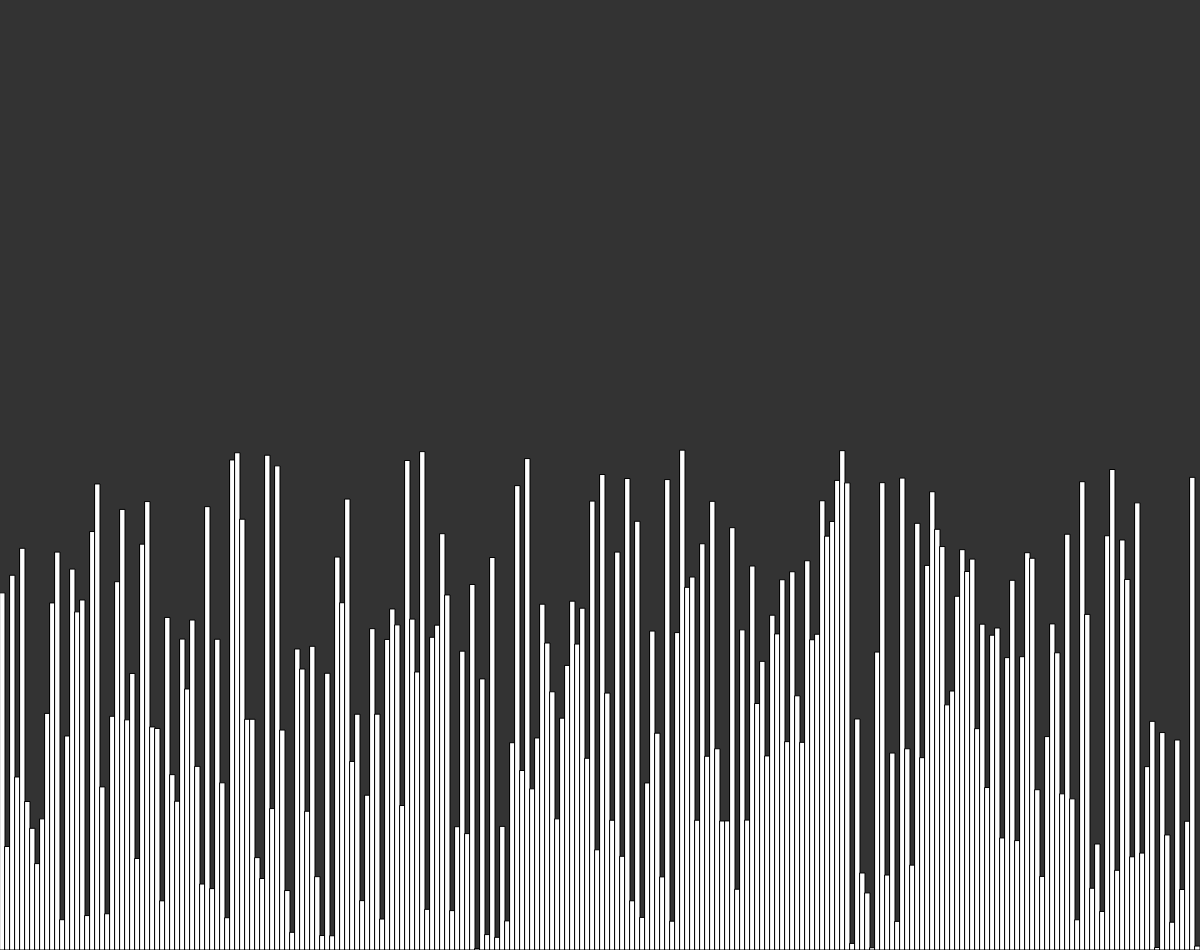
Frame 1 (no input)
Frame 60 (no input): identical to frame 1, image omitted
Frame 120 (the mouse pressed at the canvas centre since frame 60): identical to frame 1, image omitted

The p5.js sketch that drew this single still picture (run headless with seeded random() and noise() and a simulated clock; from frame 60 on, the mouse is pressed at the canvas centre):

// p5.js sketch
// ── sketch.js
let values = [];
let states = [];
let w = 5;
let wait = 20;

function setup() {
  createCanvas(windowWidth, windowHeight - 50);
  values = new Array(floor(width/w));
  for (let i = 0; i < values.length; i++) {
    values[i] = random(500);
    states[i] = -1;
  }
}
function quickSortButton() {
  quickSort(values, 0, values.length - 1);
}
function mergeSortButton() {
  mergeSort(values);
}





//MERGE SORT
async function mergeSort(arr, start, end) {
  if (start >= end) {
    return;
  }
  let mid = (start + end) / 2;
  mergeSort(arr, start, mid);
  mergeSort(arr, mid, end);
  merge(arr, start, mid, end);
}

async function merge(arr, start, mid, end) {
  let start2 = mid + 1;
  if (arr[start] <= arr[start2]) {
    start++;
  } else {

  }
}




//QUICK SORT
async function quickSort(arr, start, end) {
  for (let i = start; i < end; i++) {
    states[i] = 1;
  }
  if (start >= end) {
    return;
  }
  let index = await partition(arr, start, end);
  states[index] = -1;
  await Promise.all(
    quickSort(arr, start, index - 1),
    quickSort(arr, index + 1, end)
  );
}

async function partition(arr, start, end) {
  min = Math.ceil(start);
  max = Math.floor(end);
  let swap_idx = Math.floor(Math.random() * (max - min + 1)) + min
  await swap(arr, swap_idx, end)
  let part_val = arr[end];
  let idx = start;
  states[idx] = 0;
  for (let k = start; k < end; k++) {
    if (arr[k] < part_val) {
      await swap(arr, k, idx);

      states[idx] = -1;
      idx++;
      states[idx] = 0;
    }
  }
  await swap(arr, idx, end);
  return idx;
}

async function swap(arr, i, j) {
  await sleep(wait); 
  let temp = arr[i];
  arr[i] = arr[j];
  arr[j] = temp;
}

function sleep(ms) {
  return new Promise(resolve => setTimeout(resolve, ms));
}









function draw() {
  background(51);

  // for ( let i = values.length - 1; i >= 0; i--) {
  //     stroke(0);
  //     fill(255);
  //     rect((values.length - i)*w, height - values[i], w, values[i]);
  // }
  for ( let i = 0; i < values.length; i++) {
    stroke(0);
    if (states[i] == 0) {
      fill(255, 0, 0);
    } else if (states[i] == 1) {
      fill('#E12345');
    }else {
       fill(255);
    }
    rect(i*w, height - values[i], w, values[i]);
}
  
}
